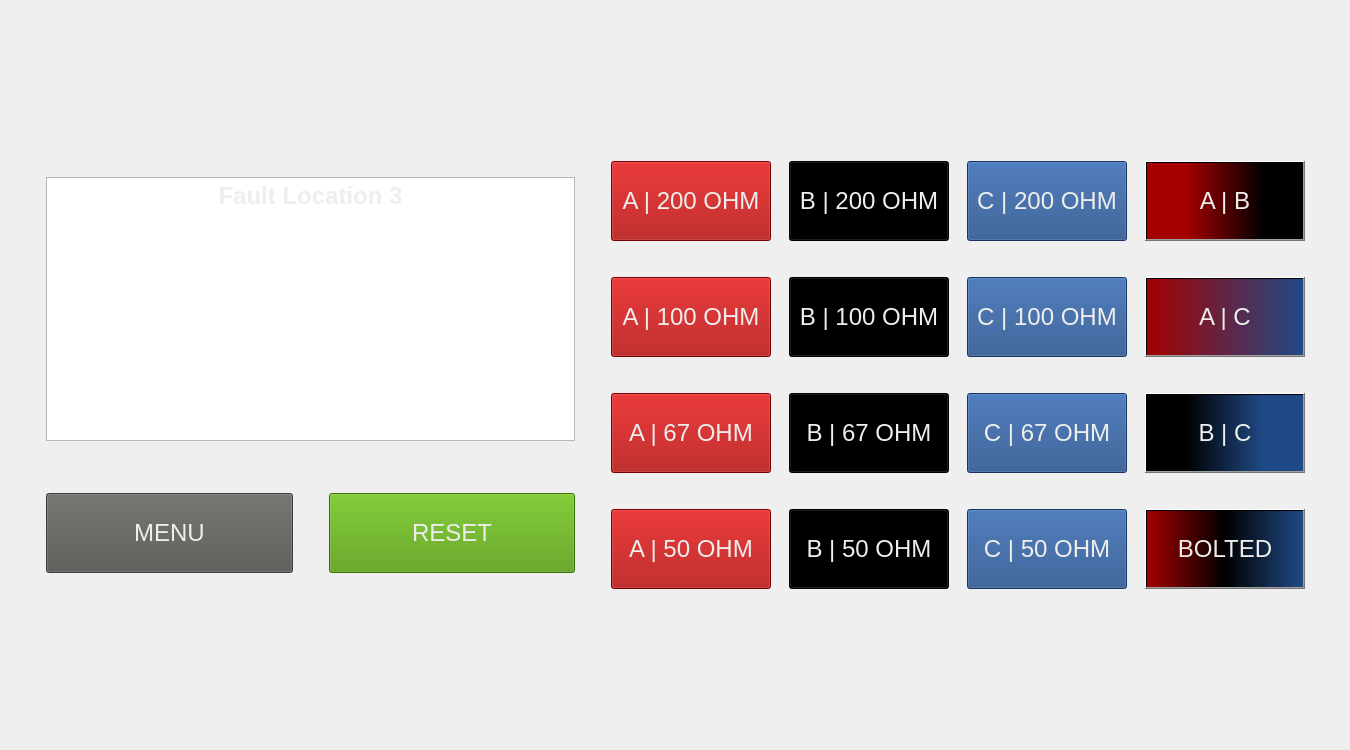
     <widget class="QWidget" name="Location3">
      <widget class="QWidget" name="gridLayoutWidget_4">
       <property name="geometry">
        <rect>
         <x>10</x>
         <y>10</y>
         <width>1331</width>
         <height>731</height>
        </rect>
       </property>
       <layout class="QGridLayout" name="gridLayout_Loc3">
        <property name="leftMargin">
         <number>36</number>
        </property>
        <property name="topMargin">
         <number>36</number>
        </property>
        <property name="rightMargin">
         <number>36</number>
        </property>
        <property name="bottomMargin">
         <number>36</number>
        </property>
        <property name="spacing">
         <number>36</number>
        </property>
        <item row="0" column="0">
         <layout class="QGridLayout" name="gridLayout_Loc3Left">
          <property name="spacing">
           <number>36</number>
          </property>
          <item row="1" column="1">
           <widget class="QPushButton" name="btn_loc3_reset">
            <property name="minimumSize">
             <size>
              <width>0</width>
              <height>80</height>
             </size>
            </property>
            <property name="font">
             <font>
              <pointsize>18</pointsize>
             </font>
            </property>
            <property name="styleSheet">
             <string notr="true">color: rgb(238, 238, 236);
background-color: rgb(78, 154, 6);</string>
            </property>
            <property name="text">
             <string>RESET</string>
            </property>
           </widget>
          </item>
          <item row="1" column="0">
           <widget class="QPushButton" name="btn_loc3_menu">
            <property name="minimumSize">
             <size>
              <width>0</width>
              <height>80</height>
             </size>
            </property>
            <property name="font">
             <font>
              <pointsize>18</pointsize>
             </font>
            </property>
            <property name="styleSheet">
             <string notr="true">background-color: rgb(85, 87, 83);
color: rgb(238, 238, 236);</string>
            </property>
            <property name="text">
             <string>MENU</string>
            </property>
           </widget>
          </item>
          <item row="0" column="0" colspan="2">
           <widget class="QTextBrowser" name="textBrowser_Loc3">
            <property name="maximumSize">
             <size>
              <width>16777215</width>
              <height>264</height>
             </size>
            </property>
            <property name="html">
             <string>&lt;!DOCTYPE HTML PUBLIC &quot;-//W3C//DTD HTML 4.0//EN&quot; &quot;http://www.w3.org/TR/REC-html40/strict.dtd&quot;&gt;
&lt;html&gt;&lt;head&gt;&lt;meta name=&quot;qrichtext&quot; content=&quot;1&quot; /&gt;&lt;style type=&quot;text/css&quot;&gt;
p, li { white-space: pre-wrap; }
&lt;/style&gt;&lt;/head&gt;&lt;body style=&quot; font-family:'Ubuntu'; font-size:11pt; font-weight:400; font-style:normal;&quot;&gt;
&lt;p align=&quot;center&quot; style=&quot; margin-top:0px; margin-bottom:0px; margin-left:0px; margin-right:0px; -qt-block-indent:0; text-indent:0px;&quot;&gt;&lt;span style=&quot; font-size:18pt; font-weight:600; color:#eeeeec;&quot;&gt;Fault Location 3&lt;/span&gt;&lt;/p&gt;
&lt;p align=&quot;center&quot; style=&quot; margin-top:0px; margin-bottom:0px; margin-left:0px; margin-right:0px; -qt-block-indent:0; text-indent:0px;&quot;&gt;&lt;img src=&quot;:/HMIbackground/FaultLoc3.png&quot; /&gt;&lt;/p&gt;&lt;/body&gt;&lt;/html&gt;</string>
            </property>
           </widget>
          </item>
         </layout>
        </item>
        <item row="0" column="1">
         <layout class="QGridLayout" name="gridLayout_Loc3Right">
          <property name="horizontalSpacing">
           <number>18</number>
          </property>
          <property name="verticalSpacing">
           <number>36</number>
          </property>
          <item row="2" column="3">
           <widget class="QPushButton" name="btn_loc3_BC">
            <property name="minimumSize">
             <size>
              <width>160</width>
              <height>80</height>
             </size>
            </property>
            <property name="maximumSize">
             <size>
              <width>160</width>
              <height>80</height>
             </size>
            </property>
            <property name="font">
             <font>
              <pointsize>18</pointsize>
             </font>
            </property>
            <property name="styleSheet">
             <string notr="true">background-color: qlineargradient(spread:pad, x1:0, y1:0, x2:1, y2:0, stop:0.25 rgba(0, 0, 0, 255), stop:0.75 rgba(32, 74, 135, 255));
color: rgb(238, 238, 236);</string>
            </property>
            <property name="text">
             <string>B | C</string>
            </property>
           </widget>
          </item>
          <item row="0" column="3">
           <widget class="QPushButton" name="btn_loc3_AB">
            <property name="minimumSize">
             <size>
              <width>160</width>
              <height>80</height>
             </size>
            </property>
            <property name="maximumSize">
             <size>
              <width>160</width>
              <height>80</height>
             </size>
            </property>
            <property name="font">
             <font>
              <pointsize>18</pointsize>
             </font>
            </property>
            <property name="styleSheet">
             <string notr="true">background-color: qlineargradient(spread:pad, x1:0, y1:0, x2:1, y2:0, stop:0.25 rgba(164, 0, 0, 255), stop:0.75 rgba(0, 0, 0, 255));
color: rgb(238, 238, 236);</string>
            </property>
            <property name="text">
             <string>A | B</string>
            </property>
           </widget>
          </item>
          <item row="2" column="2">
           <widget class="QPushButton" name="btn_loc3_C67">
            <property name="minimumSize">
             <size>
              <width>160</width>
              <height>80</height>
             </size>
            </property>
            <property name="maximumSize">
             <size>
              <width>160</width>
              <height>80</height>
             </size>
            </property>
            <property name="font">
             <font>
              <pointsize>18</pointsize>
             </font>
            </property>
            <property name="styleSheet">
             <string notr="true">color: rgb(238, 238, 236);
background-color: rgb(32, 74, 135);</string>
            </property>
            <property name="text">
             <string>C | 67 OHM</string>
            </property>
           </widget>
          </item>
          <item row="0" column="2">
           <widget class="QPushButton" name="btn_loc3_C200">
            <property name="minimumSize">
             <size>
              <width>160</width>
              <height>80</height>
             </size>
            </property>
            <property name="maximumSize">
             <size>
              <width>160</width>
              <height>80</height>
             </size>
            </property>
            <property name="font">
             <font>
              <pointsize>18</pointsize>
             </font>
            </property>
            <property name="styleSheet">
             <string notr="true">color: rgb(238, 238, 236);
background-color: rgb(32, 74, 135);</string>
            </property>
            <property name="text">
             <string>C | 200 OHM</string>
            </property>
           </widget>
          </item>
          <item row="1" column="2">
           <widget class="QPushButton" name="btn_loc3_C100">
            <property name="minimumSize">
             <size>
              <width>160</width>
              <height>80</height>
             </size>
            </property>
            <property name="maximumSize">
             <size>
              <width>160</width>
              <height>80</height>
             </size>
            </property>
            <property name="font">
             <font>
              <pointsize>18</pointsize>
             </font>
            </property>
            <property name="styleSheet">
             <string notr="true">background-color: rgb(32, 74, 135);
color: rgb(238, 238, 236);</string>
            </property>
            <property name="text">
             <string>C | 100 OHM</string>
            </property>
           </widget>
          </item>
          <item row="3" column="3">
           <widget class="QPushButton" name="btn_loc3_bolt">
            <property name="minimumSize">
             <size>
              <width>160</width>
              <height>80</height>
             </size>
            </property>
            <property name="maximumSize">
             <size>
              <width>160</width>
              <height>80</height>
             </size>
            </property>
            <property name="font">
             <font>
              <pointsize>18</pointsize>
             </font>
            </property>
            <property name="styleSheet">
             <string notr="true">background-color: qlineargradient(spread:pad, x1:0, y1:0, x2:1, y2:0, stop:0 rgba(164, 0, 0, 255), stop:0.5 rgba(0, 0, 0, 255), stop:1 rgba(32, 74, 135, 255));
color: rgb(238, 238, 236);</string>
            </property>
            <property name="text">
             <string>BOLTED</string>
            </property>
           </widget>
          </item>
          <item row="3" column="2">
           <widget class="QPushButton" name="btn_loc3_C50">
            <property name="minimumSize">
             <size>
              <width>160</width>
              <height>80</height>
             </size>
            </property>
            <property name="maximumSize">
             <size>
              <width>160</width>
              <height>80</height>
             </size>
            </property>
            <property name="font">
             <font>
              <pointsize>18</pointsize>
             </font>
            </property>
            <property name="styleSheet">
             <string notr="true">color: rgb(238, 238, 236);
background-color: rgb(32, 74, 135);</string>
            </property>
            <property name="text">
             <string>C | 50 OHM</string>
            </property>
           </widget>
          </item>
          <item row="1" column="3">
           <widget class="QPushButton" name="btn_loc3_AC">
            <property name="minimumSize">
             <size>
              <width>160</width>
              <height>80</height>
             </size>
            </property>
            <property name="maximumSize">
             <size>
              <width>160</width>
              <height>80</height>
             </size>
            </property>
            <property name="font">
             <font>
              <pointsize>18</pointsize>
             </font>
            </property>
            <property name="styleSheet">
             <string notr="true">background-color: qlineargradient(spread:pad, x1:0, y1:0, x2:1, y2:0, stop:0 rgba(164, 0, 0, 255), stop:1 rgba(32, 74, 135, 255));
color: rgb(238, 238, 236);</string>
            </property>
            <property name="text">
             <string>A | C</string>
            </property>
           </widget>
          </item>
          <item row="0" column="1">
           <widget class="QPushButton" name="btn_loc3_B200">
            <property name="minimumSize">
             <size>
              <width>160</width>
              <height>80</height>
             </size>
            </property>
            <property name="maximumSize">
             <size>
              <width>160</width>
              <height>80</height>
             </size>
            </property>
            <property name="font">
             <font>
              <pointsize>18</pointsize>
             </font>
            </property>
            <property name="styleSheet">
             <string notr="true">color: rgb(238, 238, 236);
background-color: rgb(0, 0, 0);</string>
            </property>
            <property name="text">
             <string>B | 200 OHM</string>
            </property>
           </widget>
          </item>
          <item row="0" column="0">
           <widget class="QPushButton" name="btn_loc3_A200">
            <property name="minimumSize">
             <size>
              <width>160</width>
              <height>80</height>
             </size>
            </property>
            <property name="maximumSize">
             <size>
              <width>160</width>
              <height>80</height>
             </size>
            </property>
            <property name="font">
             <font>
              <pointsize>18</pointsize>
             </font>
            </property>
            <property name="styleSheet">
             <string notr="true">color: rgb(238, 238, 236);
background-color: rgb(164, 0, 0);</string>
            </property>
            <property name="text">
             <string>A | 200 OHM</string>
            </property>
           </widget>
          </item>
          <item row="1" column="0">
           <widget class="QPushButton" name="btn_loc3_A100">
            <property name="minimumSize">
             <size>
              <width>160</width>
              <height>80</height>
             </size>
            </property>
            <property name="maximumSize">
             <size>
              <width>160</width>
              <height>80</height>
             </size>
            </property>
            <property name="font">
             <font>
              <pointsize>18</pointsize>
             </font>
            </property>
            <property name="styleSheet">
             <string notr="true">color: rgb(238, 238, 236);
background-color: rgb(164, 0, 0);</string>
            </property>
            <property name="text">
             <string>A | 100 OHM</string>
            </property>
           </widget>
          </item>
          <item row="1" column="1">
           <widget class="QPushButton" name="btn_loc3_B100">
            <property name="minimumSize">
             <size>
              <width>160</width>
              <height>80</height>
             </size>
            </property>
            <property name="maximumSize">
             <size>
              <width>160</width>
              <height>80</height>
             </size>
            </property>
            <property name="font">
             <font>
              <pointsize>18</pointsize>
             </font>
            </property>
            <property name="styleSheet">
             <string notr="true">color: rgb(238, 238, 236);
background-color: rgb(0, 0, 0);</string>
            </property>
            <property name="text">
             <string>B | 100 OHM</string>
            </property>
           </widget>
          </item>
          <item row="2" column="0">
           <widget class="QPushButton" name="btn_loc3_A67">
            <property name="minimumSize">
             <size>
              <width>160</width>
              <height>80</height>
             </size>
            </property>
            <property name="maximumSize">
             <size>
              <width>160</width>
              <height>80</height>
             </size>
            </property>
            <property name="font">
             <font>
              <pointsize>18</pointsize>
             </font>
            </property>
            <property name="styleSheet">
             <string notr="true">color: rgb(238, 238, 236);
background-color: rgb(164, 0, 0);</string>
            </property>
            <property name="text">
             <string>A | 67 OHM</string>
            </property>
           </widget>
          </item>
          <item row="2" column="1">
           <widget class="QPushButton" name="btn_loc3_B67">
            <property name="minimumSize">
             <size>
              <width>160</width>
              <height>80</height>
             </size>
            </property>
            <property name="maximumSize">
             <size>
              <width>160</width>
              <height>80</height>
             </size>
            </property>
            <property name="font">
             <font>
              <pointsize>18</pointsize>
             </font>
            </property>
            <property name="styleSheet">
             <string notr="true">color: rgb(238, 238, 236);
background-color: rgb(0, 0, 0);</string>
            </property>
            <property name="text">
             <string>B | 67 OHM</string>
            </property>
           </widget>
          </item>
          <item row="3" column="0">
           <widget class="QPushButton" name="btn_loc3_A50">
            <property name="minimumSize">
             <size>
              <width>160</width>
              <height>80</height>
             </size>
            </property>
            <property name="maximumSize">
             <size>
              <width>160</width>
              <height>80</height>
             </size>
            </property>
            <property name="font">
             <font>
              <pointsize>18</pointsize>
             </font>
            </property>
            <property name="styleSheet">
             <string notr="true">color: rgb(238, 238, 236);
background-color: rgb(164, 0, 0);</string>
            </property>
            <property name="text">
             <string>A | 50 OHM</string>
            </property>
           </widget>
          </item>
          <item row="3" column="1">
           <widget class="QPushButton" name="btn_loc3_B50">
            <property name="minimumSize">
             <size>
              <width>160</width>
              <height>80</height>
             </size>
            </property>
            <property name="maximumSize">
             <size>
              <width>160</width>
              <height>80</height>
             </size>
            </property>
            <property name="font">
             <font>
              <pointsize>18</pointsize>
             </font>
            </property>
            <property name="styleSheet">
             <string notr="true">color: rgb(238, 238, 236);
background-color: rgb(0, 0, 0);</string>
            </property>
            <property name="text">
             <string>B | 50 OHM</string>
            </property>
           </widget>
          </item>
         </layout>
        </item>
       </layout>
      </widget>
     </widget>
